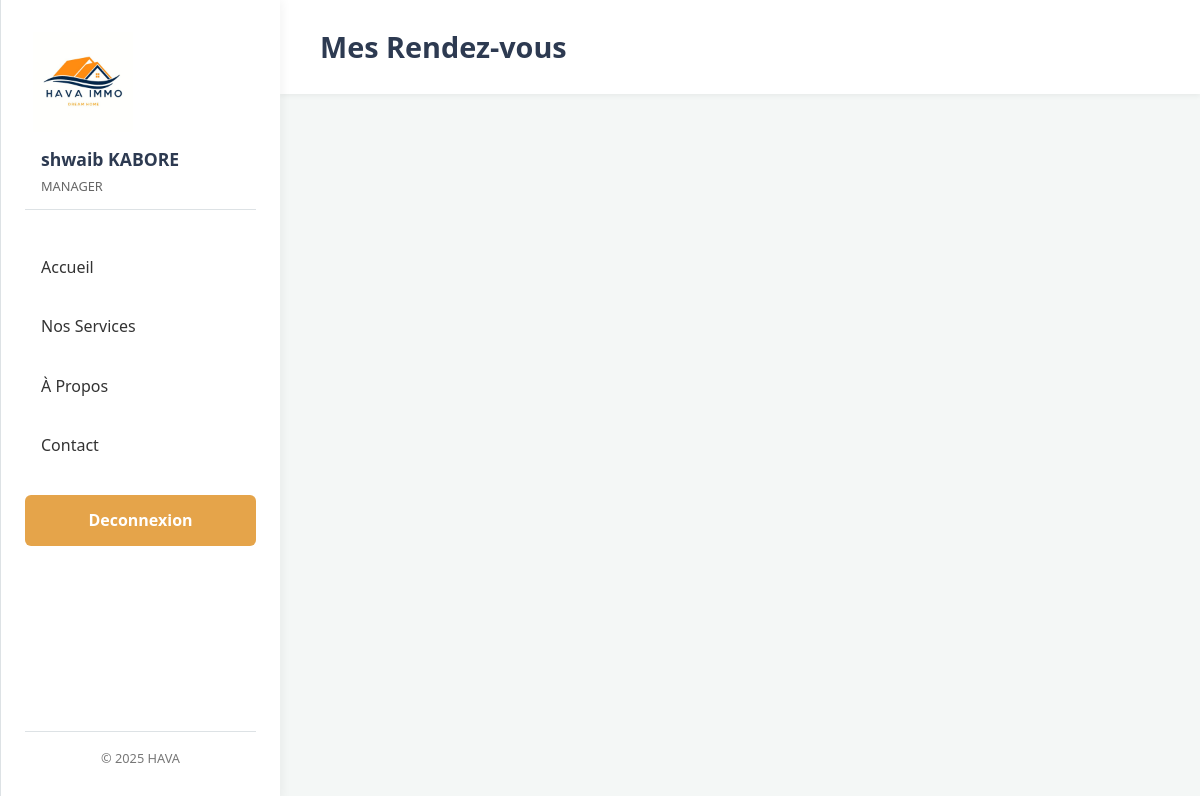
/account/manager/rdv-agents/ (signed in), run on an earlier commit of the app's database.
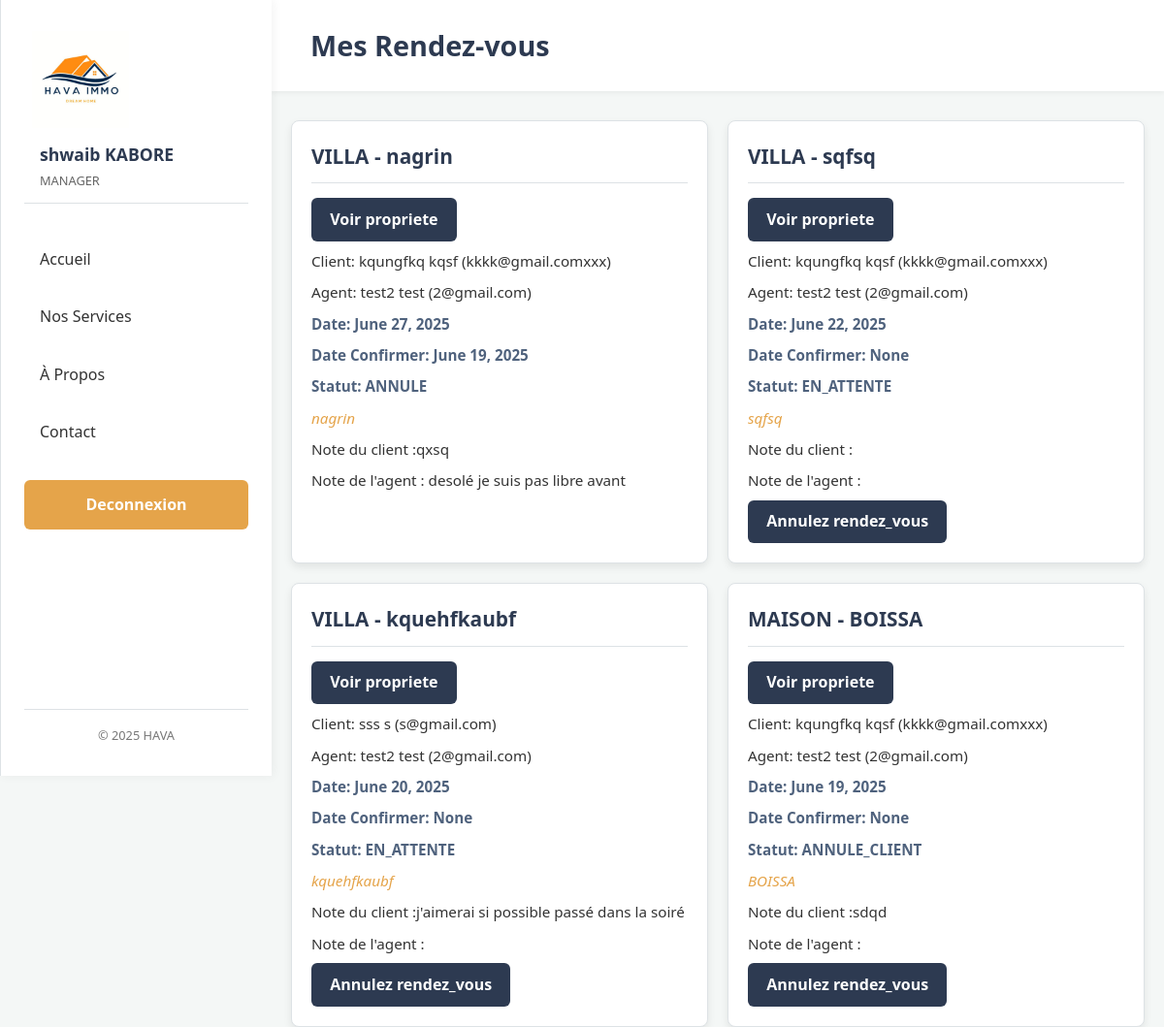
And on a later commit of the database.
### auth_app/models.py (models this page shows, shortened)
class CustomUser(AbstractUser):
    USER_TYPES = (
        ('CLIENT', 'Client'),
        ('AGENT', 'Agent'),
        ('MANAGER', 'Manager'),
        ('BAILLEUR', 'Bailleur'),
    )
    user_type = models.CharField(max_length=10, choices=USER_TYPES, default="CLIENT" )
    adresse = models.CharField(max_length=50,blank=True)
    phone = models.CharField(max_length=20, blank=True)
    email = models.EmailField(unique=True)
    USERNAME_FIELD = 'email'
    REQUIRED_FIELDS = ['username', 'first_name', 'last_name']
    class Meta:
        verbose_name = "Utilisateur"

class ClientProfile(models.Model):
    user = models.OneToOneField(
        CustomUser,
        on_delete=models.CASCADE,
        limit_choices_to={'user_type': 'CLIENT'}
    )
    agent = models.ForeignKey(
        CustomUser,
        on_delete=models.SET_NULL,
        null=True,
        blank=True,
        limit_choices_to={'user_type': 'AGENT'},
        related_name='clients'
    )
    favoris = models.ManyToManyField(Propriete, related_name='favoris_clients', blank=True)
    def __str__(self):
        return f"Client: {self.user.get_full_name()} ({self.user.email})"

class AgentProfile(models.Model):
    user = models.OneToOneField(
        CustomUser,
        on_delete=models.CASCADE,
        limit_choices_to={'user_type': 'AGENT'}
    )
    specialty = models.CharField(max_length=100, blank=True)
    def __str__(self):
        return f"Agent: {self.user.get_full_name()} ({self.user.email})"

### RDV/models.py (models this page shows, shortened)
class RendezVous(models.Model):
    choices= (
        ('CONFIRME', 'CONFIRME'),
        ('EN_ATTENTE', 'EN_ATTENTE'),
        )
    client = models.ForeignKey(ClientProfile, on_delete=models.CASCADE, related_name='rdv_client')
    agent = models.ForeignKey(AgentProfile, on_delete=models.CASCADE, related_name='rdv_agent')
    propriete = models.ForeignKey(Propriete, on_delete=models.CASCADE)
    date_souhaitee = models.DateField()
    date_confirmee = models.DateField(null=True, blank=True,)
    statut = models.CharField(max_length=20, choices=choices,default='EN_ATTENTE')
    commentaire_client = models.TextField(blank=True)
    commentaire_agent = models.TextField(blank=True)

### bien_app/models.py (models this page shows, shortened)
class Propriete(models.Model):
    type = models.CharField(max_length=30, choices=TYPE_CHOICES)  # Ex: Appartement, Villa...
    usage = models.CharField(max_length=450)  # Ex: Habitation, Commercial...
    statut = models.CharField(max_length=20, choices=STATUT_CHOICES, default='disponible')
    localisation = models.CharField(max_length=255)
    superficie = models.DecimalField(max_digits=10, decimal_places=2)  # en m²
    prix = models.DecimalField(max_digits=15, decimal_places=2)  # en FCFA ou autre
    option = models.CharField(max_length=10, choices=OPTION_CHOICES)
    bailleur = models.ForeignKey(
        'auth_app.CustomUser',  # entre guillemets = pas d'import
        on_delete=models.SET_NULL,
        limit_choices_to={'user_type': 'BAILLEUR'},
        null=True, blank=True,
        related_name='proprietes'
    )

### auth_app/views.py (the view)
# urls.py: path('manager/rdv-agents/', views.liste_rdv_agents, name='liste_rdv_agents'),
@login_required
def liste_rdv_agents(request):
    if request.user.user_type !="MANAGER":
        return redirect('index')
    rdvs_agents = RendezVous.objects.select_related('agent').order_by('-date_souhaitee')
    return render(request, 'RDV/mes_rdv.html', {
        'rendez_vous': rdvs_agents,
    })

### templates/RDV/mes_rdv.html (shortened to what this page needs)
{% extends "base/layout.html" %}
{% load static%}
    {% block content %}
    <header>
        <div class="container">
            <h1>Mes Rendez-vous</h1>
        </div>
    </header>
    <div class="container">
        <div class="appointment-list" id="appointment-list">
            {%for r in rendez_vous %}
            <div class="appointment-card">
                <span class="pers0">
                    <h3>{{ r.propriete.type }} - {{ r.propriete.localisation }}</h3>
                <span>
                    <a href="{% url 'propriete_detail' r.propriete.pk %}" class="details-btn">Voir propriete</a>
                    {% if user.user_type == "MANAGER" %}
                    <p>{{r.client}}</p>
                    <p>{{r.agent}}</p>
                    {% endif%}
                    <p class="date-time">Date: {{r.date_souhaitee}}</p>
                    <p class="date-time">Date Confirmer: {{r.date_confirmee}}</p>
                    <p class="date-time">Statut: {{r.statut}}</p>
                    <p class="location">{{ r.propriete.localisation }}</p>
                        <p>Note du client :{{r.commentaire_client}}</p>
                        <p>Note de l'agent : {{r.commentaire_agent}}</p>
                    <span class="pers0">
                    {% if r.statut != "ANNULE" %}
                    <a href="{% url 'annuler_rendez_vous' r.id %}" class="details-btn">Annulez rendez_vous</a>
                    {% endif%}
                    </span>
            </div>
            {%endfor r in rendez_vous %}
    </div>
    {% endblock content %}

### templates/base/layout.html (shortened to what this page needs)
{% load static %}
<html lang="fr">
<head>
    <link rel="stylesheet" type="text/css" href="{% static 'css/base/style.css' %}" />
    <link rel="stylesheet" href="https://cdnjs.cloudflare.com/ajax/libs/font-awesome/6.0.0/css/all.min.css" />
</head>
<body>
    <aside class="sidebar-menu" id="sidebarMenu">
        <div class="logo-container">
            <a href=" {% url "index" %} "><img src="{% static "img/logo.png" %}" alt="Agence Immobilière Logo" class="logo"> </a>
        </div>
        {% if user.is_authenticated %}
        <div class="user-info hidden" id="sidebarUserInfo">
            <span id="sidebar-client-name">{{ user.first_name }} {{ user.last_name }}</span>
            <span class="account-type">{{ user.user_type }}</span>
        </div>
        {% endif %}
        <nav>
            <ul>
                {% if user.is_authenticated %}
                <li><a href=" {% url "redirect_user" %} ">Accueil</a></li>
                {%else%}
                <li><a href=" {% url "index" %} ">Accueil</a></li>
                {% endif %}
                <li><a href="{% url 'service' %}">Nos Services</a></li>
                <li><a href="{% url 'apropos' %}">À Propos</a></li>
                <li><a href="{% url 'contact' %}">Contact</a></li>
                {% if user.is_authenticated %}
                <li><a href=" {% url 'logout' %} " class="login-btn">Deconnexion</a></li>
                {% else %}
                <li><a href=" {% url 'login' %}  " class="login-btn">Connexion / Inscription</a></li>
                {% endif %}
            </ul>
        </nav>
        <footer class="sidebar-footer">
            <p>&copy; 2025 HAVA</p>
        </footer>
    </aside>
    <div class="content-area">
        {% block content %}
    {% endblock content %}
    </div>
</body>
</html>

### static/css/base/style.css (style rules this page uses)
:root { --primary-color: #2D3A51; --secondary-color: #4F627D; --accent-color: #E5A44A; --accent-color-hover: #CC8D39; --text-color: #333333; --light-text-color: #FFFFFF; --bg-color: #F4F7F6; --sidebar-bg: #FFFFFF; --border-color: #DDE2E5; --card-bg: #FFFFFF; --shadow: 0 4px 12px rgba(0, 0, 0, 0.07); --font-family: 'Poppins', sans-serif; --sidebar-width: 280px; --mobile-sidebar-width: 280px; }
*, *::before, *::after { box-sizing: border-box; margin: 0; padding: 0; }
html { scroll-behavior: smooth; }
body { font-family: var(--font-family); background-color: var(--bg-color); color: var(--text-color); line-height: 1.6; display: flex; position: relative; overflow-x: hidden; overflow-x:scroll; }
.sidebar-menu { width: var(--sidebar-width); height: 100vh; background-color: var(--sidebar-bg); border-right: none; border-left: 1px solid var(--border-color); position: fixed; top: 0; left: 0; display: flex; flex-direction: column; padding: 2rem 1.5rem; transition: transform 0.3s ease-in-out; z-index: 1000; box-shadow: 2px 0 10px rgba(0,0,0,0.05); }
.logo-container { display: flex; align-items: center; padding-left: 0.5rem; }
.logo { margin: auto; width: 100px; height: 100px; object-fit: contain; }
.user-info { margin-bottom: 2rem; padding: 0.8rem 1rem; border-bottom: 1px solid var(--border-color); color: var(--primary-color); font-weight: 600; font-size: 1.1rem; display: flex; flex-direction: column; }
.user-info .account-type { font-size: 0.8rem; font-weight: 400; color: #666; margin-top: 0.2rem; }
.sidebar-menu nav ul { list-style: none; }
.sidebar-menu nav ul li a { display: block; padding: 0.8rem 1rem; margin-bottom: 0.5rem; text-decoration: none; color: var(--text-color); font-weight: 400; border-radius: 6px; transition: background-color 0.2s ease, color 0.2s ease; }
.sidebar-menu nav ul li a.login-btn { background-color: var(--accent-color); color: var(--light-text-color); text-align: center; font-weight: 600; margin-top: 1.5rem; }
.sidebar-footer { margin-top: auto; text-align: center; font-size: 0.8rem; color: #777; padding-top: 1rem; border-top: 1px solid var(--border-color); }
.content-area { flex-grow: 1; padding: 0; margin-left: var(--sidebar-width); transition: margin-left 0.3s ease-in-out; }
.details-btn { display: inline-block; background-color: var(--primary-color); color: var(--light-text-color); padding: 0.6rem 1.2rem; text-decoration: none; border-radius: 6px; font-weight: 600; transition: background-color 0.2s ease; }

### templates/RDV/mes_rdv.html (style rules this page uses)
:root { --primary-color: #2D3A51; --secondary-color: #4F627D; --accent-color: #E5A44A; --accent-color-hover: #CC8D39; --text-color: #333333; --light-text-color: #FFFFFF; --bg-color: #F4F7F6; --card-bg: #FFFFFF; --border-color: #DDE2E5; }
body { font-family: 'Segoe UI', Tahoma, Geneva, Verdana, sans-serif; margin: 0; padding: 0; background-color: var(--bg-color); color: var(--text-color); line-height: 1.6; }
header { background-color: var(--card-bg); color: var(--primary-color); padding: 1.5rem 20px; text-align: left; box-shadow: 0 2px 5px rgba(0, 0, 0, 0.05); margin-bottom: 30px; }
header h1 { margin: 0; font-size: 1.8em; }
.container { max-width: 960px; margin: 0 auto; padding: 0 20px; }
.appointment-list { display: grid; grid-template-columns: repeat(auto-fill, minmax(300px, 1fr)); gap: 20px; }
.appointment-card { background-color: var(--card-bg); border: 1px solid var(--border-color); border-radius: 8px; padding: 20px; box-shadow: 0 4px 8px rgba(0, 0, 0, 0.08); transition: transform 0.3s ease-in-out, box-shadow 0.3s ease-in-out; display: flex; flex-direction: column; }
.appointment-card h3 { margin-top: 0; color: var(--primary-color); font-size: 1.3em; border-bottom: 1px solid var(--border-color); padding-bottom: 10px; margin-bottom: 15px; }
.appointment-card p { margin: 8px 0; font-size: 0.95em; }
.appointment-card .date-time { font-weight: bold; color: var(--secondary-color); }
.appointment-card .location { color: var(--accent-color); font-style: italic; }

What changed in the data, as far as the page shows it:
added RendezVous: propriete.type "VILLA", propriete.localisation "nagrin", client "Client: kqungfkq kqsf (kkkk@gmail.comxxx)", agent "Agent: test2 test (2@gmail.com)", date_souhaitee "June 27, 2025", date_confirmee "June 19, 2025", statut "ANNULE", commentaire_client "qxsq", commentaire_agent "desolé je suis pas libre avant"
added RendezVous: propriete.type "VILLA", propriete.localisation "sqfsq", client "Client: kqungfkq kqsf (kkkk@gmail.comxxx)", agent "Agent: test2 test (2@gmail.com)", date_souhaitee "June 22, 2025", date_confirmee "None", statut "EN_ATTENTE", shows "Annulez rendez_vous"
added RendezVous: propriete.type "VILLA", propriete.localisation "kquehfkaubf", client "Client: sss s (s@gmail.com)", agent "Agent: test2 test (2@gmail.com)", date_souhaitee "June 20, 2025", date_confirmee "None", statut "EN_ATTENTE", commentaire_client "j'aimerai si possible passé dans la soiré", shows "Annulez rendez_vous"
added RendezVous: propriete.type "MAISON", propriete.localisation "BOISSA", client "Client: kqungfkq kqsf (kkkk@gmail.comxxx)", agent "Agent: test2 test (2@gmail.com)", date_souhaitee "June 19, 2025", date_confirmee "None", statut "ANNULE_CLIENT", commentaire_client "sdqd", shows "Annulez rendez_vous"
